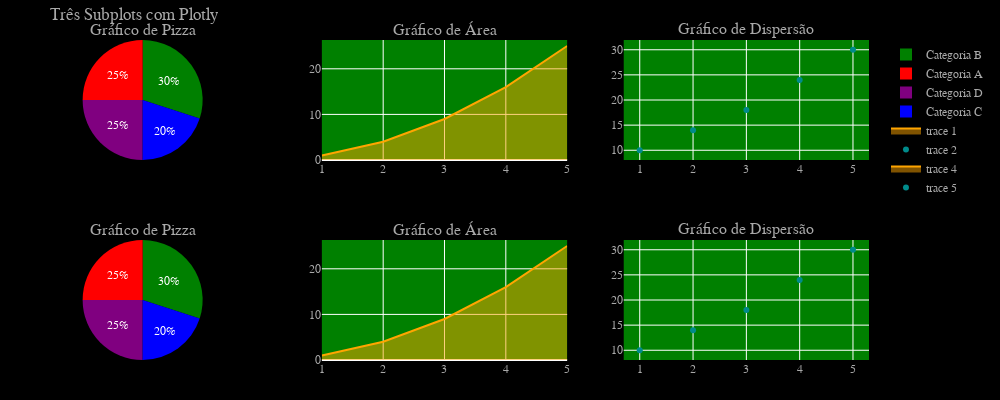

The notebook cell saved with this chart:
### Code cell
import plotly.graph_objects as go
from plotly.subplots import make_subplots

# Dados para os gráficos
labels = ['Categoria A', 'Categoria B', 'Categoria C', 'Categoria D']
sizes = [25, 30, 20, 25]  # dados para o gráfico de pizza
x = [1, 2, 3, 4, 5]
y_area = [1, 4, 9, 16, 25]  # dados para o gráfico de área
x_scatter = [1, 2, 3, 4, 5]
y_scatter = [10, 14, 18, 24, 30]

# Criando os subplots usando specs e definindo tamanhos
fig = make_subplots(
    rows=2, cols=3,
    specs=[[{'type': 'pie'}, {'type': 'scatter'}, {'type': 'scatter'}],
           [{'type': 'pie'}, {'type': 'scatter'}, {'type': 'scatter'}]],
    subplot_titles=['Gráfico de Pizza', 'Gráfico de Área', 'Gráfico de Dispersão', 
                    'Gráfico de Pizza', 'Gráfico de Área', 'Gráfico de Dispersão']
)

# Adicionando o gráfico de pizza
fig.add_trace(go.Pie(labels=labels, values=sizes, marker=dict(colors=['red', 'green', 'blue', 'purple'])), row=1, col=1)

# Adicionando o gráfico de área
fig.add_trace(go.Scatter(x=x, y=y_area, fill='tozeroy', mode='lines', line=dict(color='orange')), row=1, col=2)

# Adicionando o gráfico de dispersão
fig.add_trace(go.Scatter(x=x_scatter, y=y_scatter, mode='markers', marker=dict(color='darkcyan')), row=1, col=3)

# Adicionando o gráfico de pizza
fig.add_trace(go.Pie(labels=labels, values=sizes, marker=dict(colors=['red', 'green', 'blue', 'purple'])), row=2, col=1)

# Adicionando o gráfico de área
fig.add_trace(go.Scatter(x=x, y=y_area, fill='tozeroy', mode='lines', line=dict(color='orange')), row=2, col=2)

# Adicionando o gráfico de dispersão
fig.add_trace(go.Scatter(x=x_scatter, y=y_scatter, mode='markers', marker=dict(color='darkcyan')), row=2, col=3)

# Atualizando o layout
fig.update_layout(
    height=400, width=1000, title_text="Três Subplots com Plotly",
    paper_bgcolor='black',  # Cor do fundo do gráfico
    font=dict(family='Arial', size=12, color='darkgray'),  # Estilo da fonte
    margin=dict(l=20, r=20, t=40, b=40),  # Margens
    plot_bgcolor='green'  # Cor do fundo do gráfico de área
)

# Salvando o gráfico em um arquivo HTML
fig.show()
fig.write_html('subplots_1.html')

### Figure 1 — Plotly figure (JSON) as saved in the notebook; plotly's stock layout.template omitted (floating-point values rounded to 4 significant figures)
{"data": [{"domain": {"x": [0, 0.2889], "y": [0.625, 1]}, "labels": ["Categoria A", "Categoria B", "Categoria C", "Categoria D"], "marker": {"colors": ["red", "green", "blue", "purple"]}, "type": "pie", "values": [25, 30, 20, 25]}, {"fill": "tozeroy", "line": {"color": "orange"}, "mode": "lines", "type": "scatter", "x": [1, 2, 3, 4, 5], "xaxis": "x", "y": [1, 4, 9, 16, 25], "yaxis": "y"}, {"marker": {"color": "darkcyan"}, "mode": "markers", "type": "scatter", "x": [1, 2, 3, 4, 5], "xaxis": "x2", "y": [10, 14, 18, 24, 30], "yaxis": "y2"}, {"domain": {"x": [0, 0.2889], "y": [0, 0.375]}, "labels": ["Categoria A", "Categoria B", "Categoria C", "Categoria D"], "marker": {"colors": ["red", "green", "blue", "purple"]}, "type": "pie", "values": [25, 30, 20, 25]}, {"fill": "tozeroy", "line": {"color": "orange"}, "mode": "lines", "type": "scatter", "x": [1, 2, 3, 4, 5], "xaxis": "x3", "y": [1, 4, 9, 16, 25], "yaxis": "y3"}, {"marker": {"color": "darkcyan"}, "mode": "markers", "type": "scatter", "x": [1, 2, 3, 4, 5], "xaxis": "x4", "y": [10, 14, 18, 24, 30], "yaxis": "y4"}], "layout": {"annotations": [{"font": {"size": 16}, "showarrow": false, "text": "Gráfico de Pizza", "x": 0.1444, "xanchor": "center", "xref": "paper", "y": 1, "yanchor": "bottom", "yref": "paper"}, {"font": {"size": 16}, "showarrow": false, "text": "Gráfico de Área", "x": 0.5, "xanchor": "center", "xref": "paper", "y": 1, "yanchor": "bottom", "yref": "paper"}, {"font": {"size": 16}, "showarrow": false, "text": "Gráfico de Dispersão", "x": 0.8556, "xanchor": "center", "xref": "paper", "y": 1, "yanchor": "bottom", "yref": "paper"}, {"font": {"size": 16}, "showarrow": false, "text": "Gráfico de Pizza", "x": 0.1444, "xanchor": "center", "xref": "paper", "y": 0.375, "yanchor": "bottom", "yref": "paper"}, {"font": {"size": 16}, "showarrow": false, "text": "Gráfico de Área", "x": 0.5, "xanchor": "center", "xref": "paper", "y": 0.375, "yanchor": "bottom", "yref": "paper"}, {"font": {"size": 16}, "showarrow": false, "text": "Gráfico de Dispersão", "x": 0.8556, "xanchor": "center", "xref": "paper", "y": 0.375, "yanchor": "bottom", "yref": "paper"}], "font": {"color": "darkgray", "family": "Arial", "size": 12}, "height": 400, "margin": {"b": 40, "l": 20, "r": 20, "t": 40}, "paper_bgcolor": "black", "plot_bgcolor": "green", "title": {"text": "Três Subplots com Plotly"}, "width": 1000, "xaxis": {"anchor": "y", "domain": [0.3556, 0.6444]}, "xaxis2": {"anchor": "y2", "domain": [0.7111, 1]}, "xaxis3": {"anchor": "y3", "domain": [0.3556, 0.6444]}, "xaxis4": {"anchor": "y4", "domain": [0.7111, 1]}, "yaxis": {"anchor": "x", "domain": [0.625, 1]}, "yaxis2": {"anchor": "x2", "domain": [0.625, 1]}, "yaxis3": {"anchor": "x3", "domain": [0, 0.375]}, "yaxis4": {"anchor": "x4", "domain": [0, 0.375]}}}
